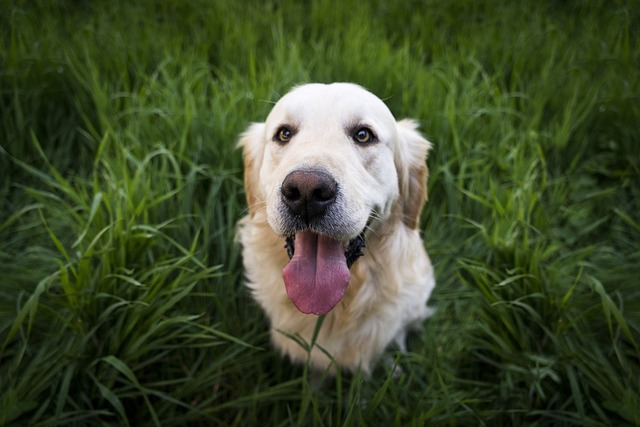
#> input picture day16/dataset/dogs/dog-1839808_640.jpg, 640 x 427 px, given in place of the camera
$ python realTimeEdge.py
#> lines starting #> are read from the running program, lines starting #| are printed output that depends on the picture; after the words box and inside, x2 and y2 are one past the last pixel; in counts of white or black regions, pixels touching at a corner belong together
import cv2
import numpy as np

cap = cv2.VideoCapture(0)

while True:
    ret, frame = cap.read()
#> frame is the input picture: shape (427, 640, 3); mean B, G, R 43.7, 74.8, 63.1

    if not ret:
        break

    gray = cv2.cvtColor(frame, cv2.COLOR_BGR2GRAY)
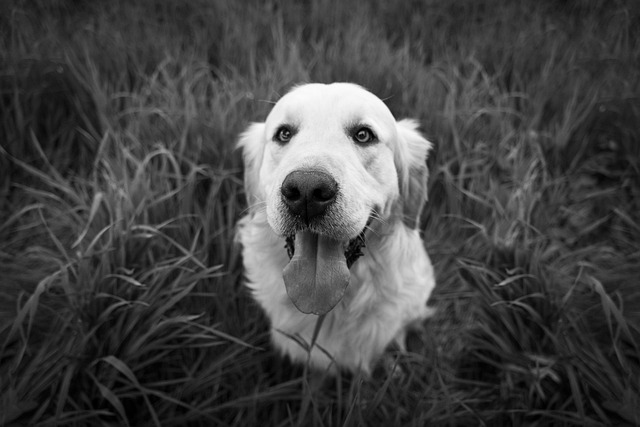
#> gray: shape (427, 640); min 0, max 254, mean 67.7
    blur = cv2.GaussianBlur(gray, (5, 5), 1)
    edges = cv2.Canny(blur, threshold1 = 50, threshold2 = 150)
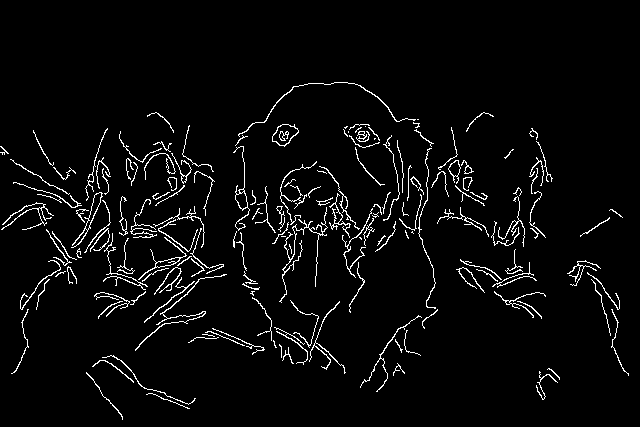
#> edges: shape (427, 640); 3.9% white in thin lines or dots, all inside (x1, y1, x2, y2) = (0, 82, 629, 420)

    cv2.imshow("Webcam-edges", edges)

    if cv2.waitKey(1) & 0xFF == ord('q'):
#> (key q is pressed here)
        break


cap.release()
cv2.destroyAllWindows()

$ run again, on day16/dataset/dogs/dog-4988985_640.jpg
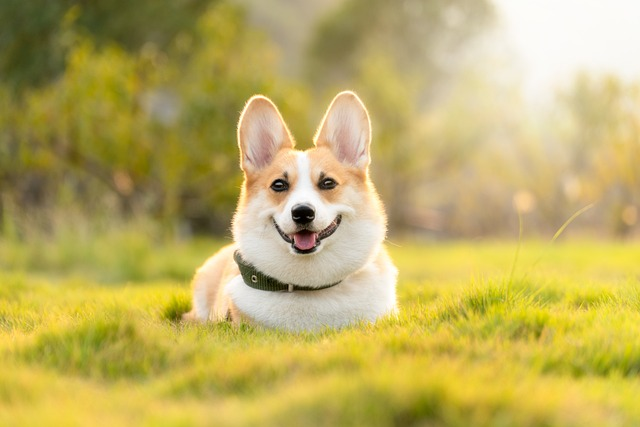
#> input picture day16/dataset/dogs/dog-4988985_640.jpg, 640 x 427 px, given in place of the camera
#> frame is the input picture: shape (427, 640, 3); mean B, G, R 98.3, 173.6, 190
#> `gray = cv2.cvtColor(frame, cv2.COLOR_BGR2GRAY)`:
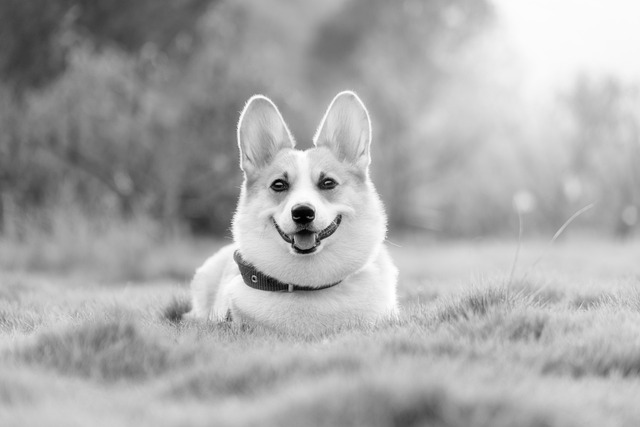
#> gray: shape (427, 640); min 0, max 255, mean 169.9
#> `edges = cv2.Canny(blur, threshold1 = 50, threshold2 = 150)`:
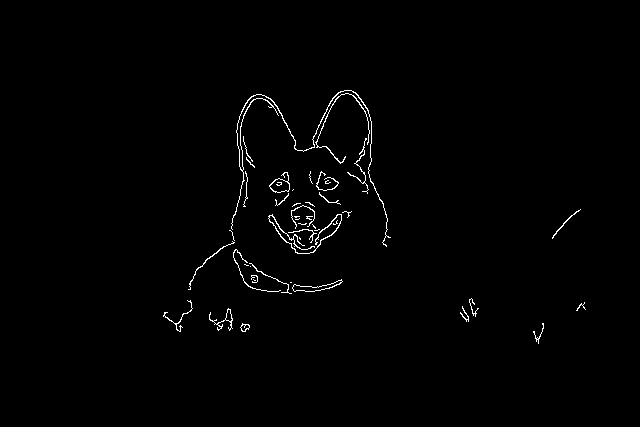
#> edges: shape (427, 640); 0.99% white in thin lines or dots, all inside (x1, y1, x2, y2) = (163, 90, 586, 344)

$ run again, on day16/dataset/dogs/dog-6389277_640.jpg
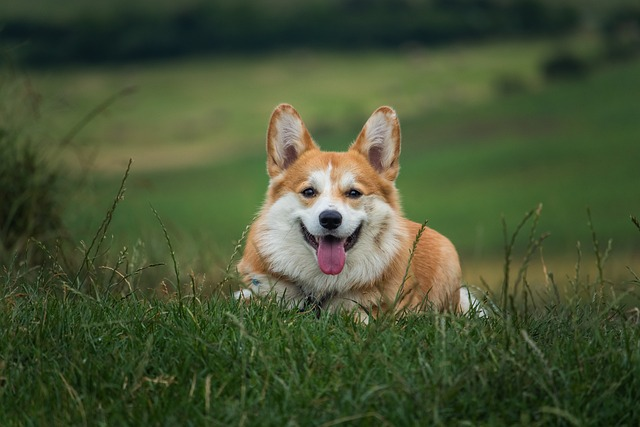
#> input picture day16/dataset/dogs/dog-6389277_640.jpg, 640 x 427 px, given in place of the camera
#> frame is the input picture: shape (427, 640, 3); mean B, G, R 52.3, 83.6, 71
#> `gray = cv2.cvtColor(frame, cv2.COLOR_BGR2GRAY)`:
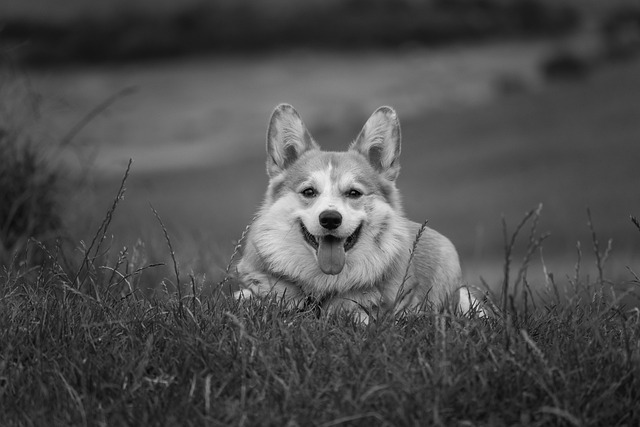
#> gray: shape (427, 640); min 0, max 239, mean 76.3
#> `edges = cv2.Canny(blur, threshold1 = 50, threshold2 = 150)`:
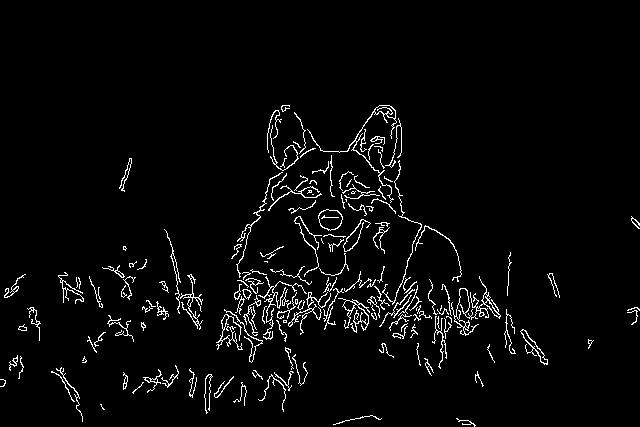
#> edges: shape (427, 640); 3.4% white in thin lines or dots, all inside (x1, y1, x2, y2) = (0, 105, 640, 427)

$ run again, on day16/dataset/dogs/dog-7956828_640.jpg
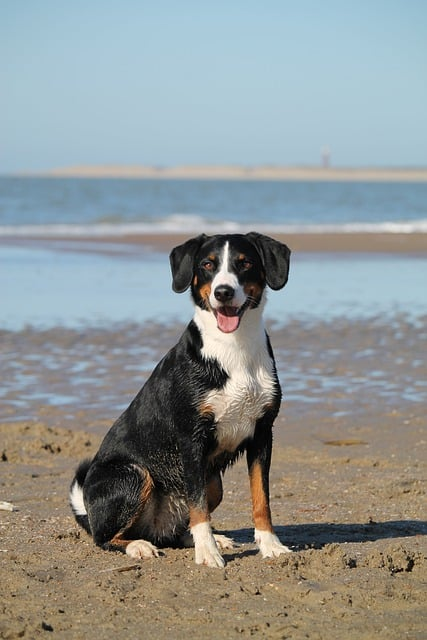
#> input picture day16/dataset/dogs/dog-7956828_640.jpg, 427 x 640 px, given in place of the camera
#> frame is the input picture: shape (640, 427, 3); mean B, G, R 147.7, 149, 143.1
#> `gray = cv2.cvtColor(frame, cv2.COLOR_BGR2GRAY)`:
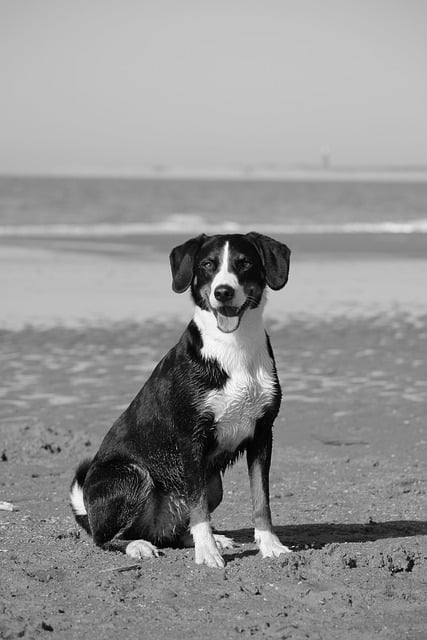
#> gray: shape (640, 427); min 0, max 255, mean 147.1
#> `edges = cv2.Canny(blur, threshold1 = 50, threshold2 = 150)`:
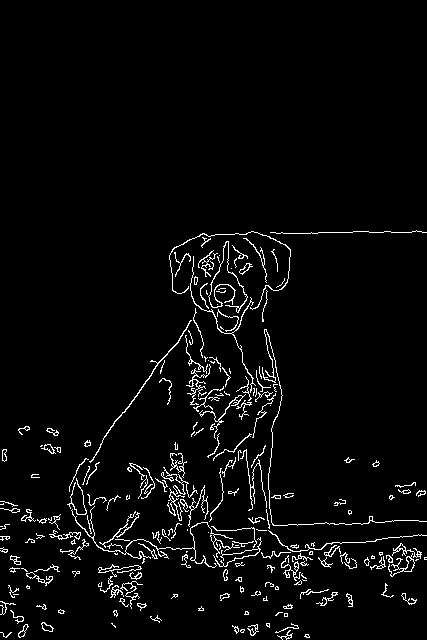
#> edges: shape (640, 427); 3.6% white in thin lines or dots, all inside (x1, y1, x2, y2) = (0, 230, 427, 640)
